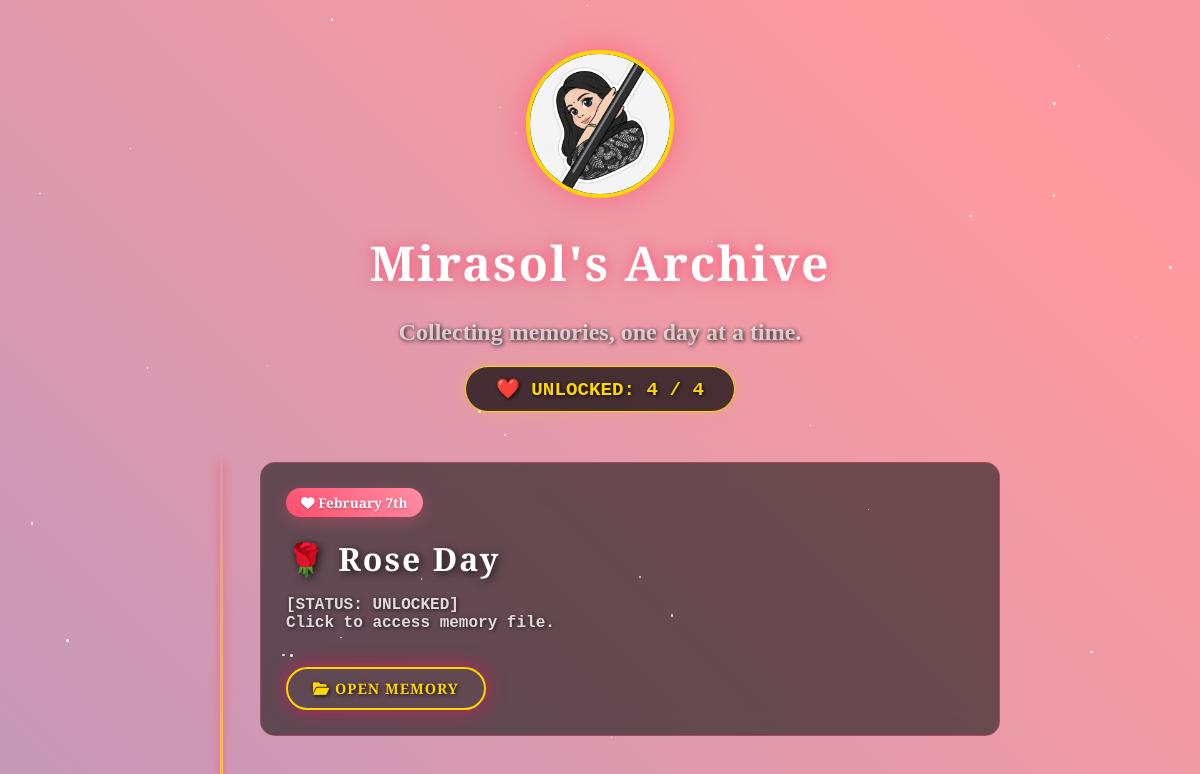
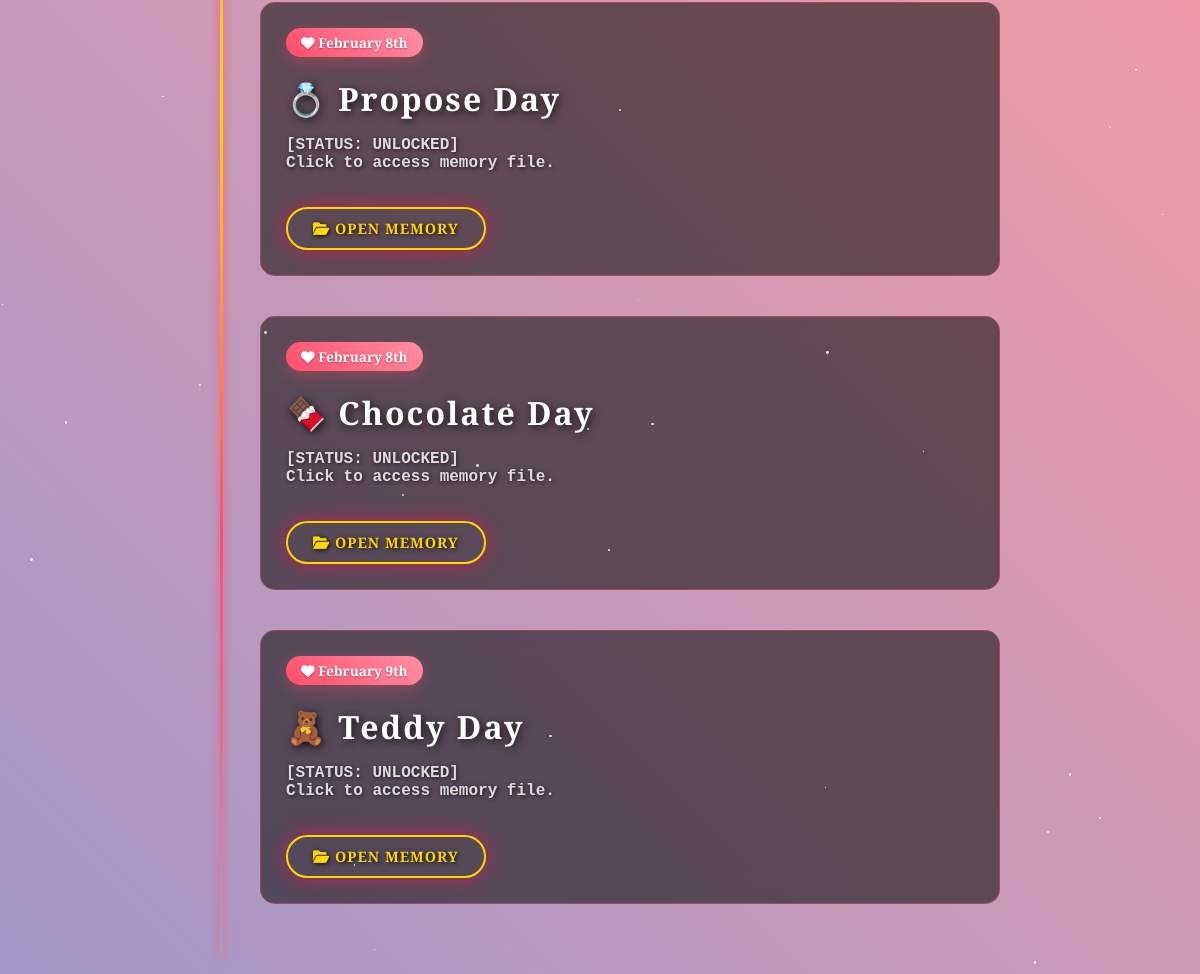
Page / (signed in) on the earlier database version (2 pictures, top to bottom).
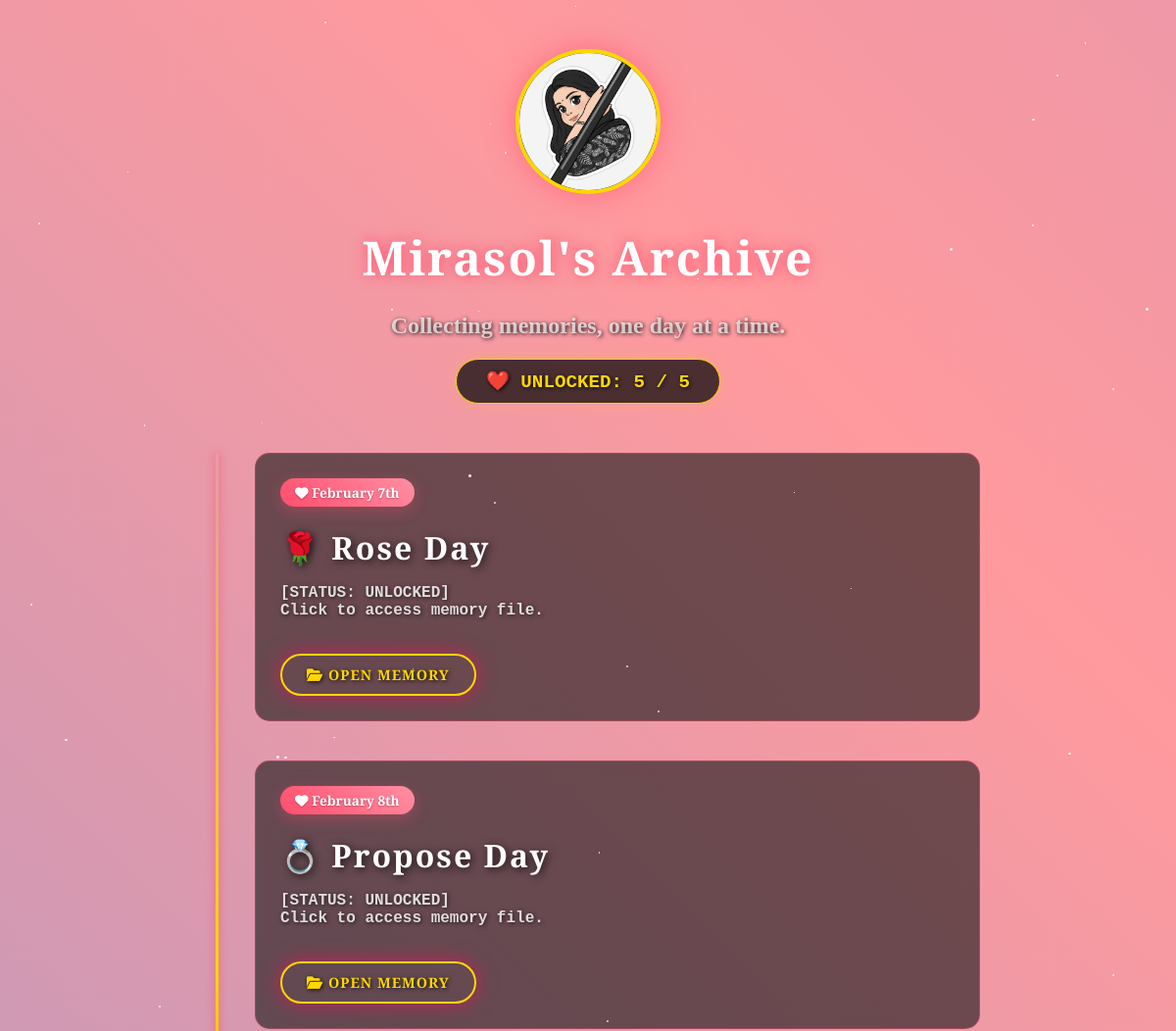
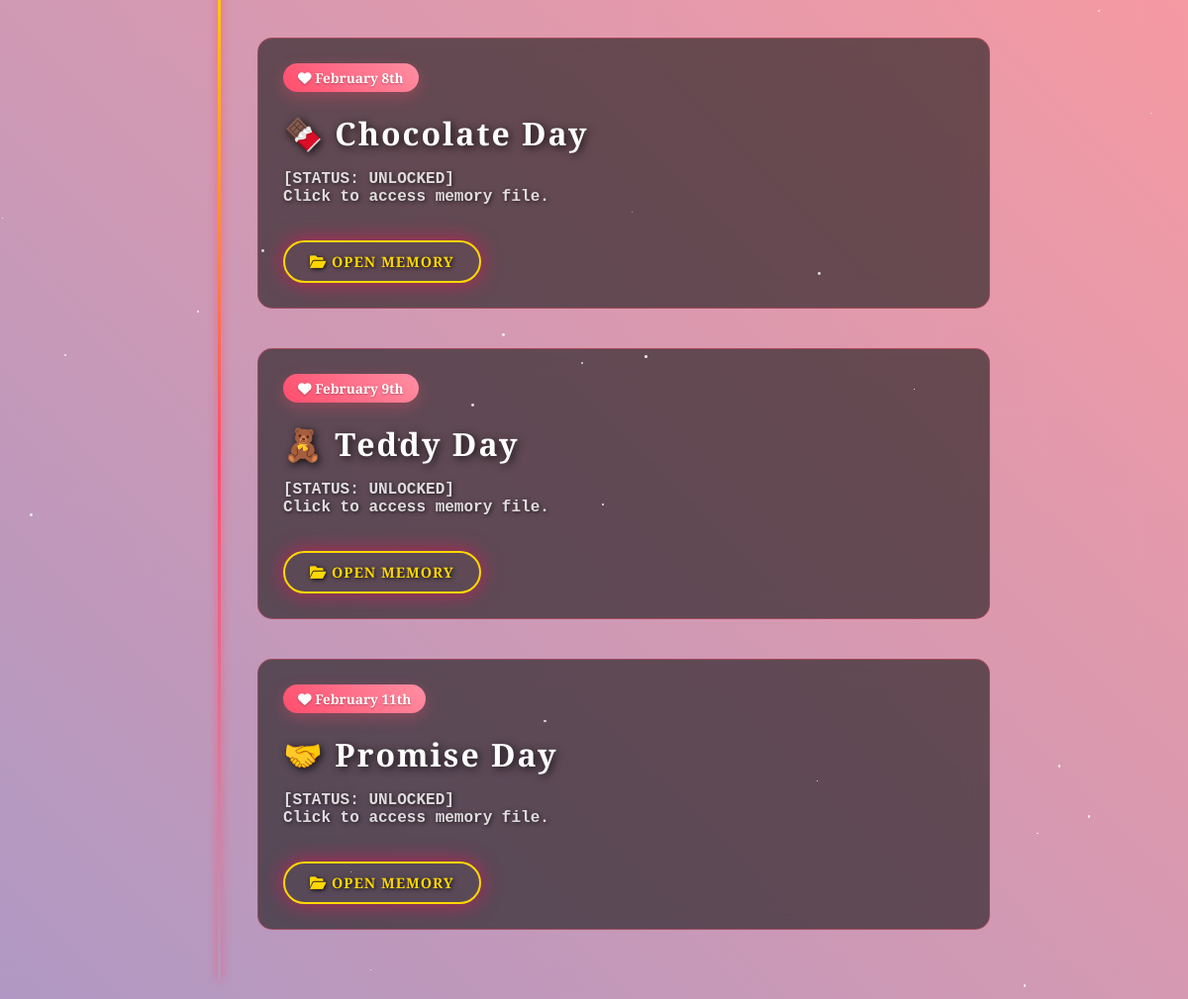
Same page on the later database version (2 pictures, top to bottom).
### valentine/models.py (models this page shows, shortened)
class ValentineDay(models.Model):
    title = models.CharField(max_length=100)  # e.g., "Rose Day"
    date_to_unlock = models.DateField()       # e.g., 2026-02-07
    clue_question = models.CharField(max_length=255) # e.g., "Where did we first meet?"
    correct_answer = models.CharField(max_length=100) # e.g., "cubbon park"
    love_letter = models.TextField()
    photo = models.ImageField(upload_to='memories/', blank=True, null=True) # Her photos
    music = models.FileField(upload_to='music/', blank=True, null=True)     # Your songs (CTRL+HEART)

### valentine/views.py (the view)
# urls.py: path('', views.home, name='home'),
@login_required
def home(request):
    days = ValentineDay.objects.order_by('date_to_unlock')
    today = (timezone.now() + timedelta(hours=5, minutes=30)).date()
    score = sum(1 for d in days if d.date_to_unlock <= today)
    context = {
        'days': days,
        'today': today,
        'score': score,
    }
    return render(request, 'home.html', context)

### valentine/templates/home.html (shortened to what this page needs)
{% extends 'base.html' %}
{% load static %}
{% load humanize %}
{% block content %}
<div style="text-align: center; margin-bottom: 50px; margin-top: 30px; position: relative; z-index: 10;">
    <div style="
        width: 140px; height: 140px;
        border-radius: 50%;
        border: 4px solid #ffd700;
        box-shadow: 0 0 30px rgba(255, 77, 109, 0.6);
        margin: 0 auto 20px auto;
        overflow: hidden;
        background: #000;
        animation: float 4s ease-in-out infinite;
    ">
        <img src="{% static 'special/profile.jpeg' %}" alt="Mirasol"
             style="width: 100%; height: 100%; object-fit: cover;">
    </div>
    <h1 style="font-family: 'Cinzel', serif; font-size: 3rem; color: #fff; text-shadow: 0 0 15px #ff4d6d; margin-bottom: 10px;">
        Mirasol's Archive
    </h1>
    <p style="font-family: 'Dancing Script', cursive; font-size: 1.5rem; color: rgba(255,255,255,0.7); margin-bottom: 20px;">
        Collecting memories, one day at a time.
    </p>
    <div style="
        display: inline-block;
        background: rgba(0, 0, 0, 0.7);
        backdrop-filter: blur(5px);
        padding: 10px 30px;
        border-radius: 50px;
        border: 1px solid #ffd700;
        font-family: 'Courier New', monospace;
        color: #ffd700;
        font-weight: bold;
        font-size: 1.2rem;
        box-shadow: 0 0 15px rgba(255, 215, 0, 0.2);
    ">
        ❤️ UNLOCKED: {{ score }} / {{ days.count }}
    </div>
</div>
<div class="timeline-container">
    {% for day in days %}
        {% if day.date_to_unlock <= today %}
        <div class="timeline-card unlocked-card">
            <span class="date-badge">
                <i class="fas fa-heart"></i> {{ day.date_to_unlock|date:"F jS" }}
            </span>
            <h2 style="margin: 10px 0; font-size: 2rem; color: #fff; font-family: 'Cinzel', serif;">
                {% if "Rose" in day.title %}🌹
                {% elif "Propose" in day.title %}💍
                {% elif "Chocolate" in day.title %}🍫
                {% elif "Teddy" in day.title %}🧸
                {% elif "Promise" in day.title %}🤝
                {% elif "Hug" in day.title %}🤗
                {% elif "Kiss" in day.title %}💋
                {% else %}❤️{% endif %}
                {{ day.title }}
            </h2>
            <p style="opacity: 0.8; margin-bottom: 20px; font-family: 'Courier New', monospace;">
                [STATUS: UNLOCKED] <br> Click to access memory file.
            </p>
            <a href="{% url 'unlock_day' day.pk %}" class="btn-glow">
                <i class="fas fa-folder-open"></i> Open Memory
            </a>
        </div>
        {% endif %}
    {% empty %}
        <div style="text-align: center; padding: 50px; color: #fff;">
            <h2>Initializing Archive...</h2>
            <p>No data found in sector 7G.</p>
        </div>
    {% endfor %}
</div>
{% endblock %}

Differences in the rows shown:
added ValentineDay: date_to_unlock "February 11th", title "Promise Day"
Other differences:
{{ score }}: "4" → "5"
{{ days.count }}: "4" → "5"
